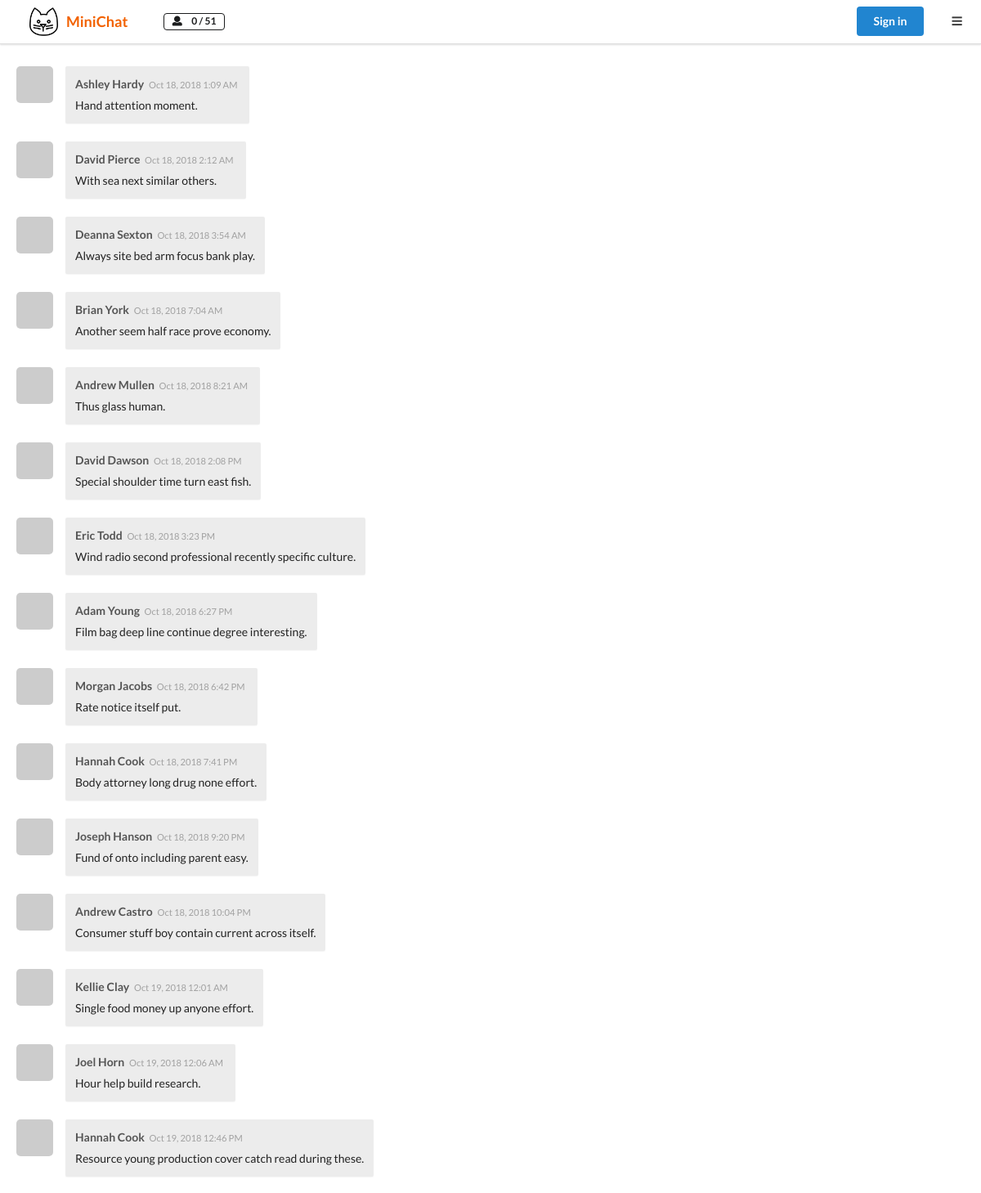
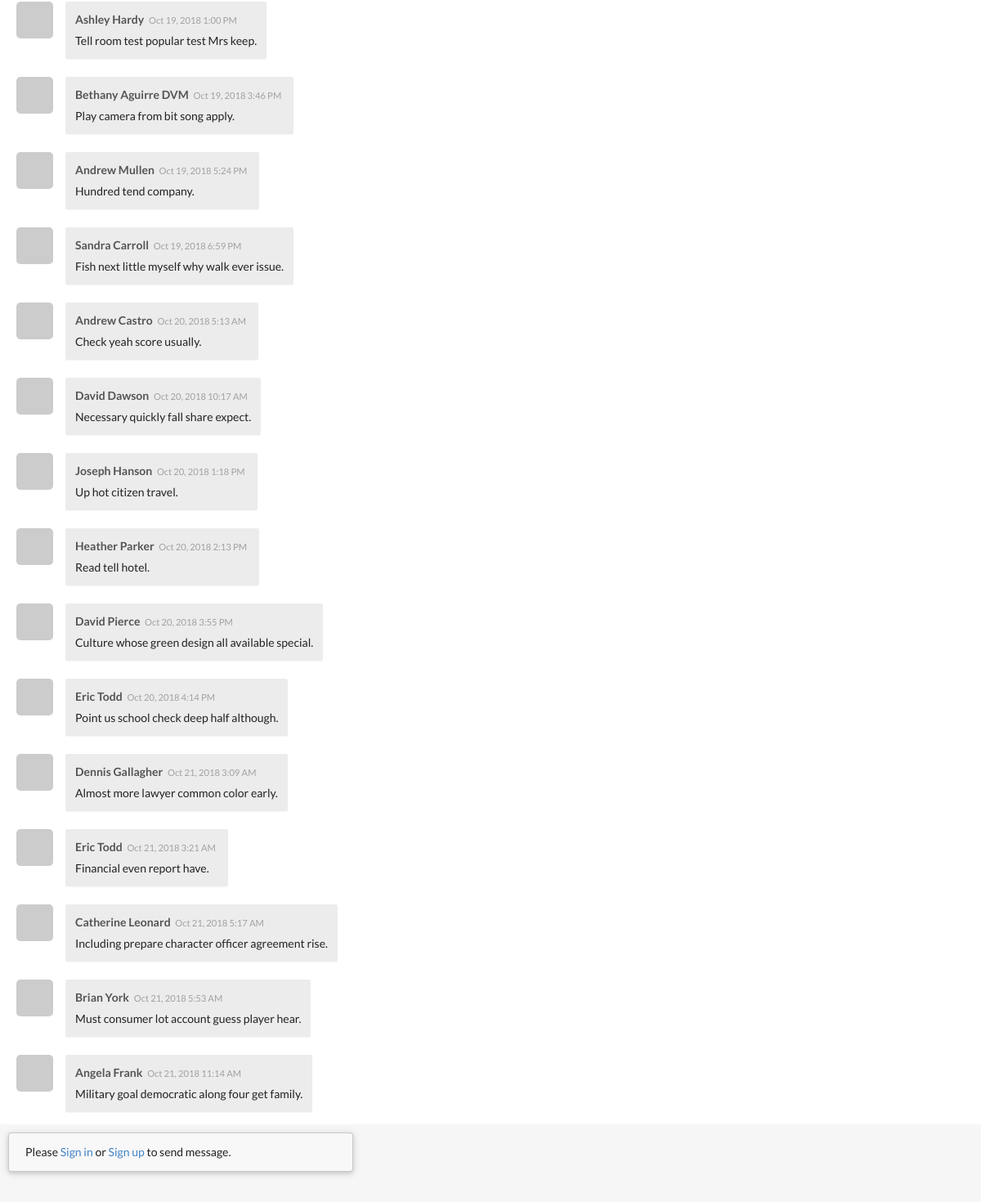
The app's page /, older data (2 pictures, top to bottom).
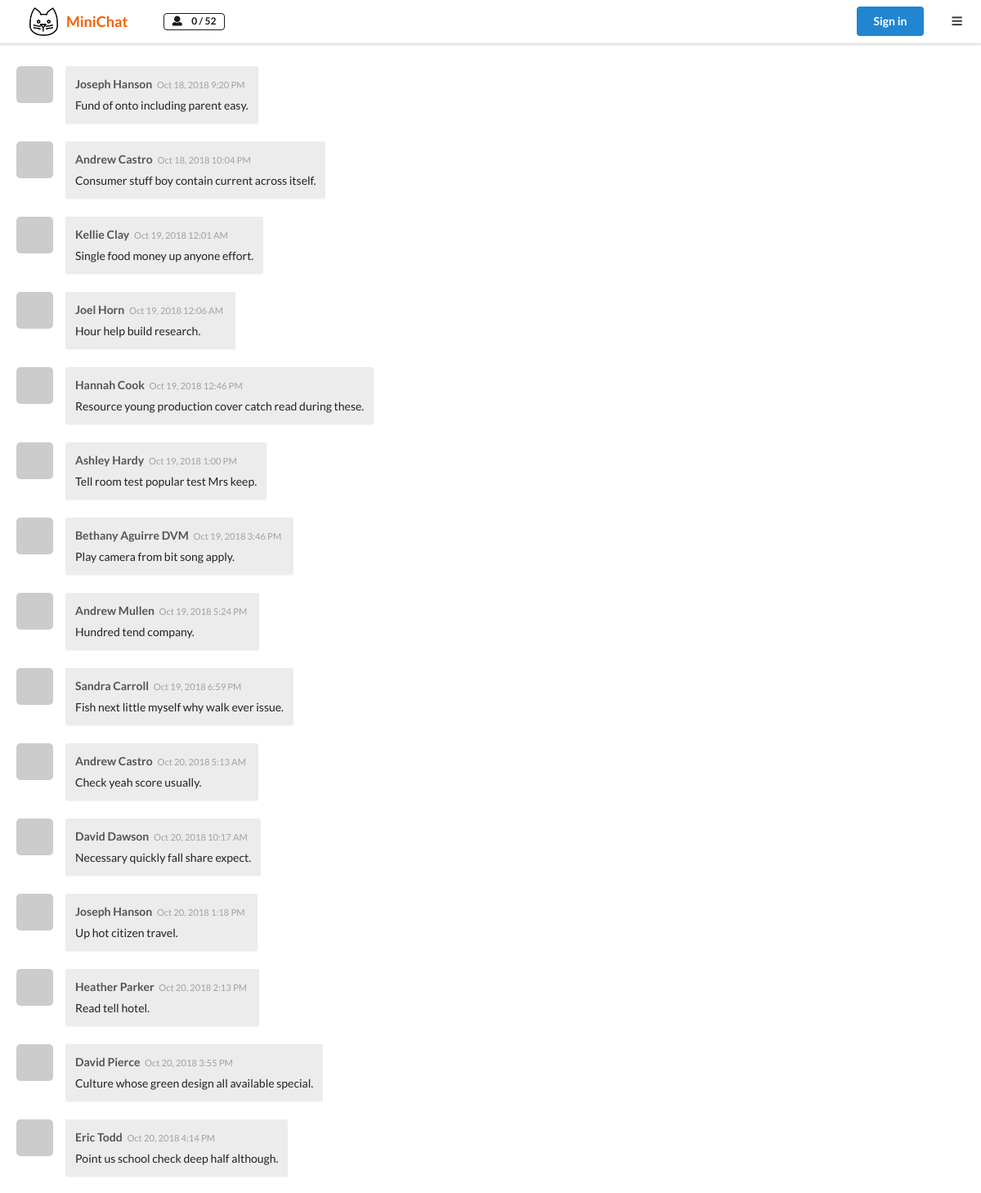
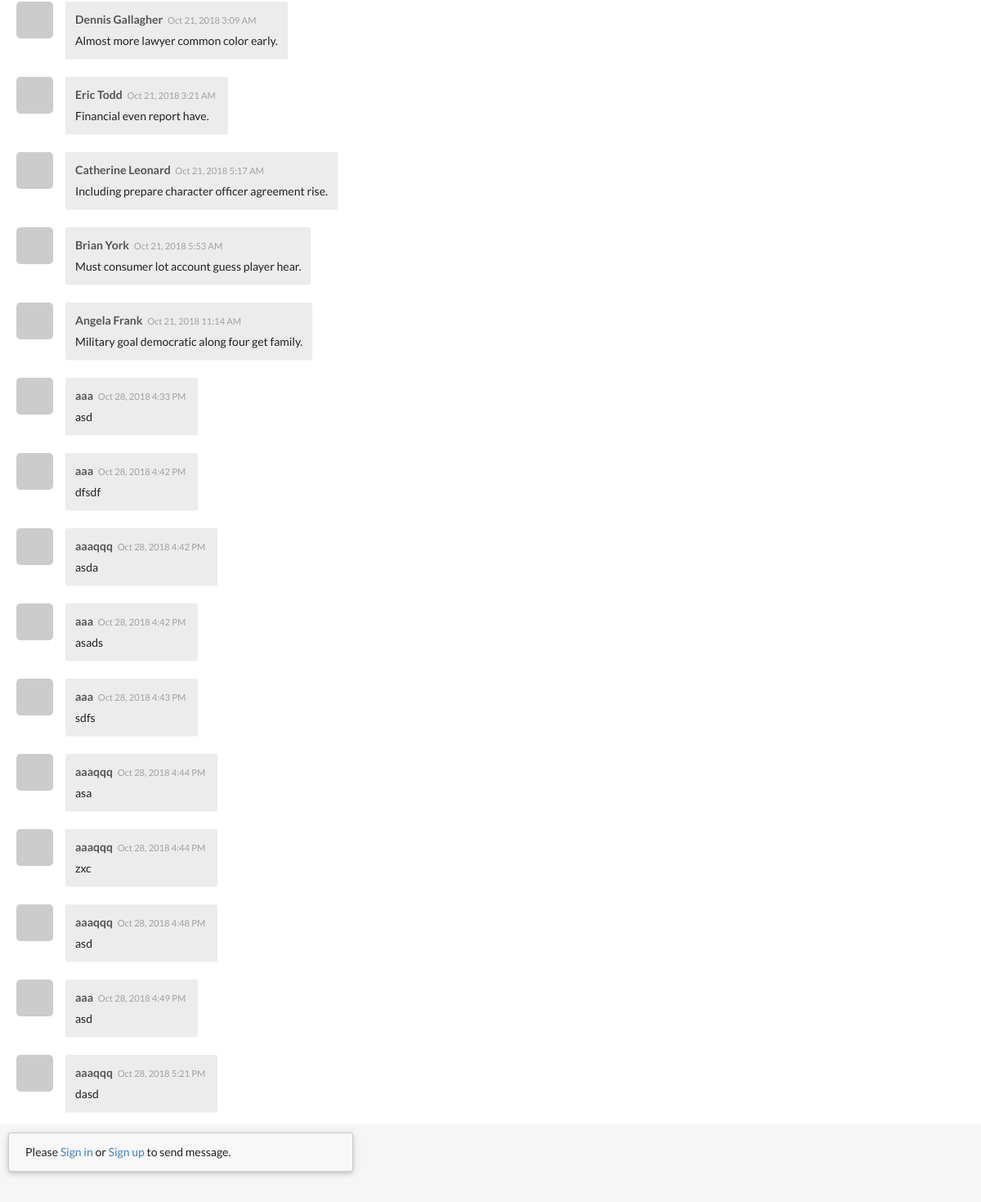
The same page, newer data (2 pictures, top to bottom).
### minichat/models.py (models this page shows, shortened)
class Message(db.Model):
    id = db.Column(db.Integer, primary_key=True)
    body = db.Column(db.Text, nullable=False)
    timestamp = db.Column(db.DateTime, default=datetime.utcnow, index=True)
    author_id = db.Column(db.Integer, db.ForeignKey('user.id'))
    author = db.relationship('User', back_populates='messages')

class User(UserMixin, db.Model):
    id = db.Column(db.Integer, primary_key=True)
    email = db.Column(db.String(254), unique=True, nullable=False)
    nickname = db.Column(db.String(30))
    password_hash = db.Column(db.String(128))
    email_hash = db.Column(db.String(128))
    github = db.Column(db.String(255))
    bio = db.Column(db.String(120))
    messages = db.relationship('Message', back_populates='author', cascade='all')
    @property
    def gravatar(self):
        return 'https://gravatar.com/avatar/%s?d=wavatar' % self.email_hash

### minichat/blueprints/chat.py (the view)
@chat_bp.route('/')
def home():
    amount = current_app.config['CHAT_MESSAGE_PER_PAGE']
    messages = Message.query.order_by(Message.timestamp.asc())[-amount:]
    user_amount = User.query.count()
    return render_template('chat/home.html', messages=messages, user_amount=user_amount)

### minichat/templates/chat/home.html (shortened to what this page needs)
{% extends 'base.html' %}
{% block content %}
    <div class="pusher">
        <div class="chat-box">
            <div class="messages">
                {% include 'chat/_messages.html' %}
            </div>
        </div>
        <div class="input-area">
            <div class="ui grid form">
                <div class="ten wide column">
                    <div class="field fluid message-box">
                        {% if current_user.is_authenticated %}
                            <img class="pop-card input-avatar" data-position="bottom left"
                                 data-href="{{ url_for('chat.get_profile', user_id=current_user.id) }}"
                                 src="{{ current_user.gravatar }}">
                            <textarea rows="3" id="message-textarea"
                                      placeholder="Write your message here... Enter to send"></textarea>
                        {% else %}
                            <div class="ui floating message">Please <a href="{{ url_for('auth.login') }}">Sign in</a> or
                                <a href="{{ url_for('auth.register') }}">Sign up</a> to send message.
                            </div>
                        {% endif %}
                    </div>
                </div>
            </div>
        </div>
    </div>
{% endblock %}

### minichat/templates/chat/_message.html
<div class="msg-box">
    <div class="picture">
        <img class="pop-card" data-position="right center" data-offset="-40"
             data-href="{{ url_for('chat.get_profile', user_id=message.author.id) }}"
             src="{{ message.author.gravatar }}">
    </div>
    <div class="msg">
        <span class="nickname">{{ message.author.nickname }}</span>
        <small class="timestamp">{{ moment(message.timestamp).format('lll') }}</small>
        <span class="message-body">{{ message.body|safe }}</span>
    </div>
</div>

Row changes from the older to the newer data that the page shows:
no longer on this page (row unchanged): Message: author.nickname "Ashley Hardy", timestamp "Oct 18, 2018 1:09 AM", body "Hand attention moment."
no longer on this page (row unchanged): Message: author.nickname "David Pierce", timestamp "Oct 18, 2018 2:12 AM", body "With sea next similar others."
no longer on this page (row unchanged): Message: author.nickname "Deanna Sexton", timestamp "Oct 18, 2018 3:54 AM", body "Always site bed arm focus bank play."
no longer on this page (row unchanged): Message: author.nickname "Brian York", timestamp "Oct 18, 2018 7:04 AM", body "Another seem half race prove economy."
no longer on this page (row unchanged): Message: author.nickname "Andrew Mullen", timestamp "Oct 18, 2018 8:21 AM", body "Thus glass human."
no longer on this page (row unchanged): Message: author.nickname "David Dawson", timestamp "Oct 18, 2018 2:08 PM", body "Special shoulder time turn east fish."
no longer on this page (row unchanged): Message: author.nickname "Eric Todd", timestamp "Oct 18, 2018 3:23 PM", body "Wind radio second professional recently specific culture."
no longer on this page (row unchanged): Message: author.nickname "Adam Young", timestamp "Oct 18, 2018 6:27 PM", body "Film bag deep line continue degree interesting."
no longer on this page (row unchanged): Message: author.nickname "Morgan Jacobs", timestamp "Oct 18, 2018 6:42 PM", body "Rate notice itself put."
no longer on this page (row unchanged): Message: author.nickname "Hannah Cook", timestamp "Oct 18, 2018 7:41 PM", body "Body attorney long drug none effort."
added Message: author.nickname "aaa", timestamp "Oct 28, 2018 4:33 PM", body "asd"
added Message: author.nickname "aaa", timestamp "Oct 28, 2018 4:42 PM", body "dfsdf"
added Message: author.nickname "aaaqqq", timestamp "Oct 28, 2018 4:42 PM", body "asda"
added Message: author.nickname "aaa", timestamp "Oct 28, 2018 4:42 PM", body "asads"
added Message: author.nickname "aaa", timestamp "Oct 28, 2018 4:43 PM", body "sdfs"
added Message: author.nickname "aaaqqq", timestamp "Oct 28, 2018 4:44 PM", body "asa"
added Message: author.nickname "aaaqqq", timestamp "Oct 28, 2018 4:44 PM", body "zxc"
added Message: author.nickname "aaaqqq", timestamp "Oct 28, 2018 4:48 PM", body "asd"
added Message: author.nickname "aaa", timestamp "Oct 28, 2018 4:49 PM", body "asd"
added Message: author.nickname "aaaqqq", timestamp "Oct 28, 2018 5:21 PM", body "dasd"
Text that changed along with them:
{{ user_amount }}: "51" → "52"
